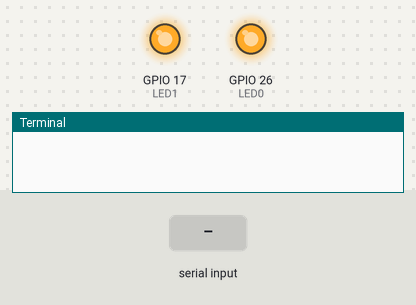
Bench run of a program on a simulated Raspberry Pi (BCM pin numbers). Shown: output pins drawn as LEDs (lit = HIGH), the last lines printed to the terminal. The inputs (shaded band) are chosen by the test bench.

Above: at 1.2 s.
1.3 s: "01" received over the second serial link
At 2.2 s:
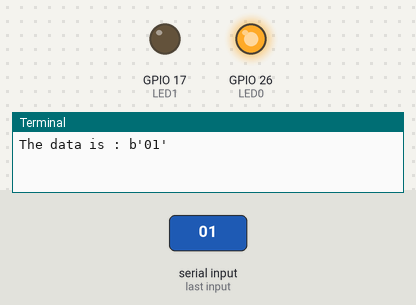
2.9 s: "02" received over the second serial link
At 3.5 s:
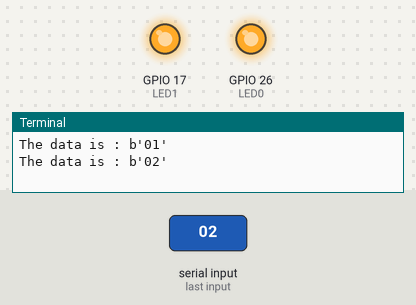
Timing chart, 0 to 5.9 s (numbered marks = the images above; inputs shaded):
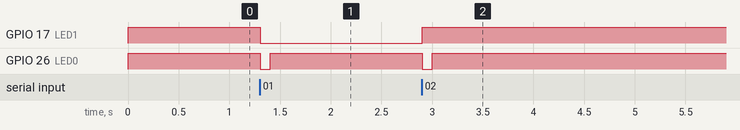

Measured:
- after the input at 1.3 s, GPIO 17 (LED1): HIGH → LOW at once; GPIO 26 (LED0): HIGH → LOW at once, → HIGH 0.10 s later
- after the input at 2.9 s, GPIO 17 (LED1): LOW → HIGH at once; GPIO 26 (LED0): HIGH → LOW at once, → HIGH 0.10 s later

The program:

32UART_HC.py
```python
# Author: Lishiyao
# CreatTime: 2021/2/9 23 40
# FileName: 32UART_HC
# Description: Simple introduction of the code
#coding=utf-8
#不加上行申明，不可用中文注释

import serial
import time
import RPi.GPIO as GPIO
#引脚的设置
# Trig_pin = 20
# Echo_pin = 21
LED0 = 26
LED1 = 17
GPIO.setmode(GPIO.BCM)
GPIO.setup(LED1 ,GPIO.OUT, initial=GPIO.HIGH)
GPIO.setup(LED0 ,GPIO.OUT, initial=GPIO.HIGH)

ser = serial.Serial("/dev/ttyAMA0",115200)

ser.flushInput()

def main():
    GPIO.output(LED1, GPIO.HIGH)
    GPIO.output(LED0, GPIO.LOW)
    # time.sleep(1)
    # GPIO.output(LED1, GPIO.LOW)
    #st = '\r'

    while True:
        # GPIO.output(LED1,GPIO.HIGH)
        ser.flushInput()
        GPIO.output(LED0, GPIO.HIGH)
        time.sleep(0.5)

        RxData = ser.inWaiting()
        # print(type(RxData),",,,,",RxData)
        # # for i in RxData:
        # #     print("Every RxData:",i)
        # if RxData != 0 :
        #     rcv = ser.read(ser.in_waiting).decode("gbk")
        #     print(rcv)
        #     # print(type(rcv))
        tmp = ser.read(2)
        print("The data is :",tmp)
        #print(type(tmp),"++++",tmp)
        # for i in rcv:
        #     print("----",i,"---")
        # print('=====',st)
        if tmp == b'01': #此处注意二进制的表达方式（bytes）
            GPIO.output(LED1, GPIO.LOW)
            ser.write("1".encode("utf-8"))
        elif tmp == b'02':
            GPIO.output(LED1, GPIO.HIGH)
            ser.write("2".encode("utf-8"))
        GPIO.output(LED0, GPIO.LOW)
        time.sleep(0.1)

if __name__ == '__main__':
    main()
```
